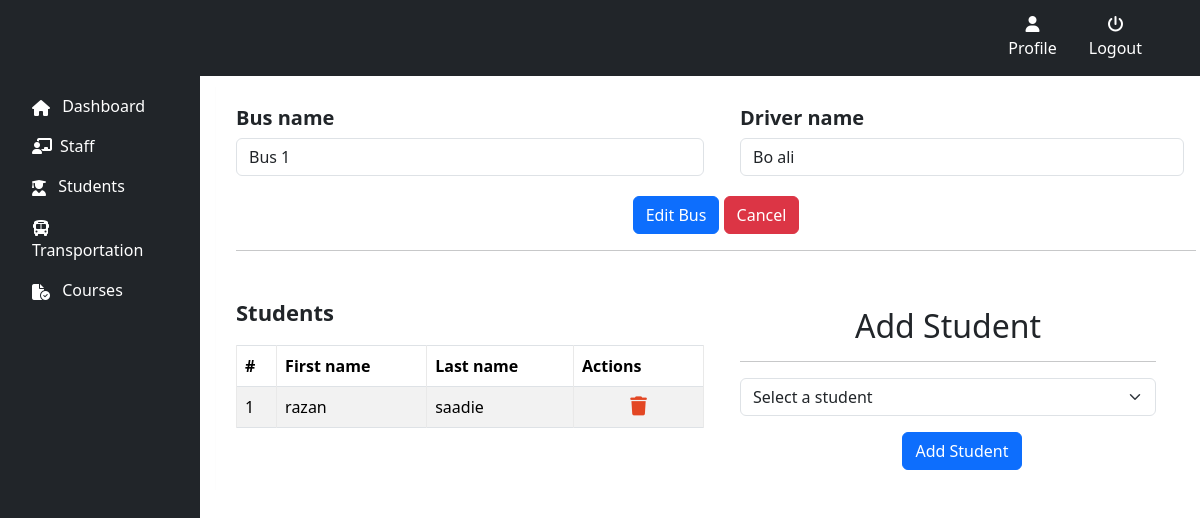
Page /php/admin/edit_transportation.php?edit=24 on the committed database.
### tables this page shows
CREATE TABLE `bus` (
  `bus_id` int(11) NOT NULL,
  `bus_name` varchar(50) NOT NULL,
  `driver_name` varchar(50) DEFAULT NULL
);

CREATE TABLE `student` (
  `student_id` int(42) NOT NULL,
  `real_id` varchar(50) NOT NULL,
  `first_name` varchar(50) NOT NULL,
  `last_name` varchar(50) NOT NULL,
  `gender` varchar(50) NOT NULL,
  `date_of_birth` date NOT NULL,
  `country` varchar(50) NOT NULL,
  `date_of_admission` text DEFAULT NULL,
  `father_name` varchar(50) DEFAULT NULL,
  `father_phone` varchar(50) DEFAULT NULL,
  `father_email` varchar(50) DEFAULT NULL,
  `mother_name` varchar(50) DEFAULT NULL,
  `mother_phone` varchar(50) DEFAULT NULL,
  `mother_email` varchar(50) DEFAULT NULL,
  `diagnosis` text NOT NULL,
  `medication` text DEFAULT NULL,
  `transportation` varchar(20) NOT NULL,
  `bus_id` int(11) DEFAULT NULL,
  `other` text DEFAULT NULL,
  `status` varchar(10) NOT NULL
);

### php/admin/edit_transportation.php (the view, shortened to what this page needs)
<?php
include_once '../include/connect.php';
if (isset($_GET["edit"])) {
    $bus_id = $_GET["edit"];
    $sql = "SELECT bus_id, bus_name, driver_name FROM bus WHERE bus_id = ?";
    $stmt = mysqli_prepare($connection, $sql);
    if ($stmt) {
        mysqli_stmt_bind_param($stmt, 'i', $bus_id);
        mysqli_stmt_execute($stmt);
        $result = mysqli_stmt_get_result($stmt);
        mysqli_stmt_bind_result($stmt, $bus_id, $bus_name, $driver_name);
        $row = mysqli_fetch_assoc($result);
        $bus_id = $row["bus_id"];
        $bus_name = $row["bus_name"];
        $driver_name = $row["driver_name"];
    } else {
        echo "Error preparing statement: " . mysqli_error($connection);
    }
    $sql = "SELECT student_id, first_name, last_name FROM student WHERE bus_id = ?";
    $stmt = mysqli_prepare($connection, $sql);
    if ($stmt) {
        mysqli_stmt_bind_param($stmt, 'i', $bus_id);
        mysqli_stmt_execute($stmt);
        $result = mysqli_stmt_get_result($stmt);
    } else {
        echo "Error preparing statement: " . mysqli_error($connection);
    }
}
?>
<!DOCTYPE html>
<html lang="en">
<head>
    <link href="../../external/bootstrap/bootstrap.min.css" rel="stylesheet">
    <link href="../../external/fontawesome/css/all.min.css" rel="stylesheet">
    <link href="../../external/fontawesome/css/fontawesome.min.css" rel="stylesheet">
    <link href="../../css/edit_transportation.css" rel="stylesheet">
</head>
<?php
include '../include/navbar.php';
?>
<body>
    <div class="row">
        <div class="col-md-2">
            <?php include '../include/sidebar.php'; ?>
        </div>
        <div class="col-md-10">
            <div class="table-responsive">
                <div class="container mt-3">
                    <div class="table-wrapper">
                        <form action="" method="POST">
                            <div class="table-title">
                                <div class="row">
                                    <div class="col-sm-6">
                                        <h5><b>Bus name</b></h5>
                                        <input type="text" class="form-control" id="bus_name" name="bus_name" value="<?php echo $bus_name; ?>" required>
                                    </div>
                                    <div class="col-md-6">
                                        <div class="container">
                                            <h5><b>Driver name</b></h5>
                                            <input type="text" class="form-control" id="driver_name" name="driver_name" value="<?php echo $driver_name; ?>" required>
                                        </div>
                                    </div>
                                </div>
                            </div>
                            <center>
                                <button type="submit" class="btn btn-primary" name="edit_bus">Edit Bus</button>
                                <a href="transportation.php" class="btn btn-danger" name="submit">Cancel</a>
                            </center>
                        </form>
                        <hr>
                        <br>
                        <div class="row">
                            <div class="col-md-6">
                                <div class="table-title">
                                    <div class="row">
                                        <div class="col-sm-8">
                                            <h2><b>Students</b></h2>
                                        </div>
                                    </div>
                                </div>
                                <table class="table table-striped table-hover table-bordered">
                                    <thead>
                                        <tr>
                                            <th>#</th>
                                            <th>First name</th>
                                            <th>Last name</th>
                                            <th>Actions</th>
                                        </tr>
                                    </thead>
                                    <tbody>
                                        <?php
                                        while ($row = mysqli_fetch_assoc($result)) {
                                            $student_id = $row['student_id'];
                                            $first_name = $row['first_name'];
                                            $last_name = $row['last_name'];
                                            echo "<tr>";
                                            echo "<td>$student_id</td>";
                                            echo "<td>$first_name</td>";
                                            echo "<td>$last_name</td>";
                                            echo "<td class='delete-td'>";
                                            echo '   <a href="edit_transportation.php?edit=' . $bus_id . '&delete=' . $student_id . '" class="delete" title="Delete" name="delete" data-toggle="tooltip" onclick="return confirm(\'Delete this student?\');"><i class="fa-solid fa-trash"></i></a>';
                                            echo "</td>";
                                            echo "</tr>";
                                        }
                                        echo '  </tbody>';
                                        echo '</table>';
                                        ?>
                            </div>
                            <div class="col-md-6">
                                <form action="" method="POST" onsubmit="return validateForm()">
                                    <div class="container mt-3">
                                        <div class="row me-3">
                                            <div class="mb-3">
                                                <center>
                                                    <h2>Add Student</h2>
                                                </center>
                                                <hr>
                                                <select class="form-select" name="student_id" id="student_id">
                                                    <option value="" selected>Select a student</option>
                                                </select>
                                            </div>
                                        </div>
                                    </div>
                                    <center>
                                        <button type="submit" class="btn btn-primary" name="submit">Add Student</button>
                                    </center>
                                </form>
                            </div>
                        </div>
                    </div>
                </div>
            </div>
            <br>
        </div>
    </div>
</body>
</html>

### css/edit_transportation.css (style rules this page uses)
.table-wrapper { min-width: 1000px; background: #fff; padding: 20px; box-shadow: 0 1px 1px rgba(0, 0, 0, .05); }
.table-title { padding-bottom: 10px; margin: 0 0 10px; }
.table-title h2 { margin: 8px 0 0; font-size: 22px; }
table.table tr th, table.table tr td { border-color: #e9e9e9; }
table.table-striped tbody tr:nth-of-type(odd) { background-color: #fcfcfc; }
table.table td:last-child { width: 130px; }
table.table td a { color: #a0a5b1; display: inline-block; margin: 0 5px; }
.delete-td { text-align: center; }
table.table td a.delete { color: #E34724; }
table.table td i { font-size: 19px; }

### php/include/navbar.php (style rules this page uses)
body { padding-top: 70px; }

### rows in the picture
bus: bus_name "Bus 1", driver_name "Bo ali"
student: student_id "1", first_name "razan", last_name "saadie"
